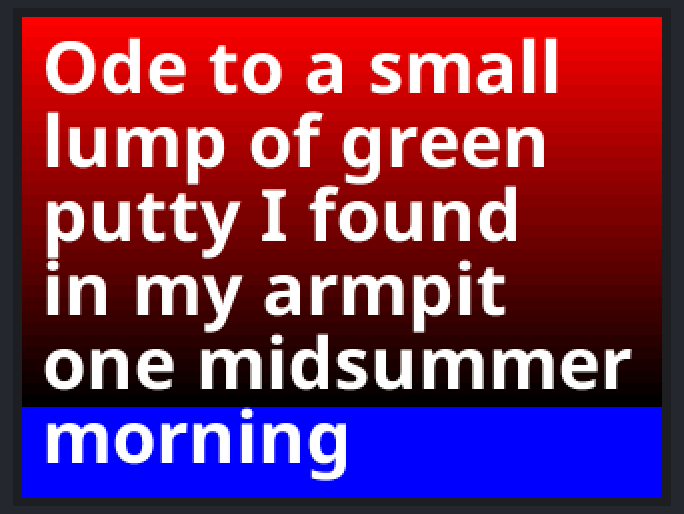
Bench run of a sketch on a simulated ESP32. Parts: 320×240 colour display. What the sketch prints to the serial monitor is not drawn.

Above: at 0.3 s.

The sketch:

Smooth_font_gradient.ino
```cpp
/*
  This sketch uses Smooth fonts stored in FLASH program memory. It uses a method
  for rendering anti-aliased fonts on a graded background. This is achieved by
  telling the TFT_eSPI library the pixel color at each point on the screen. In
  this sketch a background colour gradient is drawn, the color of each pixel can
  therefore be determined by a function. The TFT does not need to support reading
  of the graphics memory. The sketch could be adapted so any part of the screen
  has a color gradient.

  The TFT_eSPI library must be given the name of the function in the sketch that
  will return the pixel color at a position x,y on the TFT. In this sketch that
  function is called gradientColor, so this line is included in setup():

    tft.setCallback(gradientColor);

  TFT_eSPI will call this function during the rendering of the anti-aliased
  font to blend the edges of each character with the returned color.

  If the TFT supports reading the screen RAM then the returned value can be
  tft.readPixel(x,y) and anti-aliased text can the be drawn over any screen
  image. See "Smooth_font_over_image" example.
*/
//  The fonts are stored in arrays within the sketch tabs.

//  A processing sketch to create new fonts can be found in the Tools folder of TFT_eSPI
//  https://github.com/Bodmer/TFT_eSPI/tree/master/Tools/Create_Smooth_Font/Create_font

//  This sketch uses fonts created from the Noto family of fonts:
//  https://www.google.com/get/noto/

#include "NotoSansBold15.h"
#include "NotoSansBold36.h"

// Do not include "" around the array name!
#define AA_FONT_SMALL NotoSansBold15
#define AA_FONT_LARGE NotoSansBold36

#include <SPI.h>
#include <TFT_eSPI.h>       // Hardware-specific library

TFT_eSPI tft = TFT_eSPI();

#define TOP_COLOR    TFT_RED
#define BOTTOM_COLOR TFT_BLACK

#define GRADIENT_HEIGHT (9 + tft.fontHeight() * 5) // Gradient over 5 lines
#define OUTSIDE_GRADIENT TFT_BLUE

uint16_t gradientColor(uint16_t x, uint16_t y)
{
  if (y > GRADIENT_HEIGHT) return OUTSIDE_GRADIENT;   // Outside gradient area
  uint8_t alpha = (255 * y) / GRADIENT_HEIGHT;        // alpha is a value in the range 0-255
  return tft.alphaBlend(alpha, BOTTOM_COLOR, TOP_COLOR);
}

void fillGradient() {
  uint16_t w = tft.width();
  for (uint16_t y = 0; y < tft.height(); ++y) {
    uint16_t color = gradientColor(0, y); // x not used here
    tft.drawFastHLine(0, y, w, color);
  }
}

void setup(void) {
  Serial.begin(115200);

  tft.begin();

  tft.setCallback(gradientColor); // Switch on color callback for anti-aliased fonts
  //tft.setCallback(nullptr);     // Switch off callback (off by default)

  tft.setRotation(1);
}

void loop() {

  // Select a font size commensurate with screen size
  if (tft.width()>= 320)
    tft.loadFont(AA_FONT_LARGE);
  else
    tft.loadFont(AA_FONT_SMALL);

  fillGradient(); // Put here after selecting the font so fontHeight() is already set

  tft.setTextColor(TFT_WHITE); // Background color is ignored in gradient area
  tft.setCursor(0, 10); // Set cursor at top left of screen

  uint32_t t = millis();
  tft.println(" Ode to a small\n lump of green\n putty I found\n in my armpit\n one midsummer\n morning ");
  Serial.println(t = millis()-t);

  tft.unloadFont(); // Remove the font to recover memory used

  delay(2000);
}
```

Source omitted: toSansBold15.h (data table, 65759 bytes), oSansBold36.h (data table, 268266 bytes)
